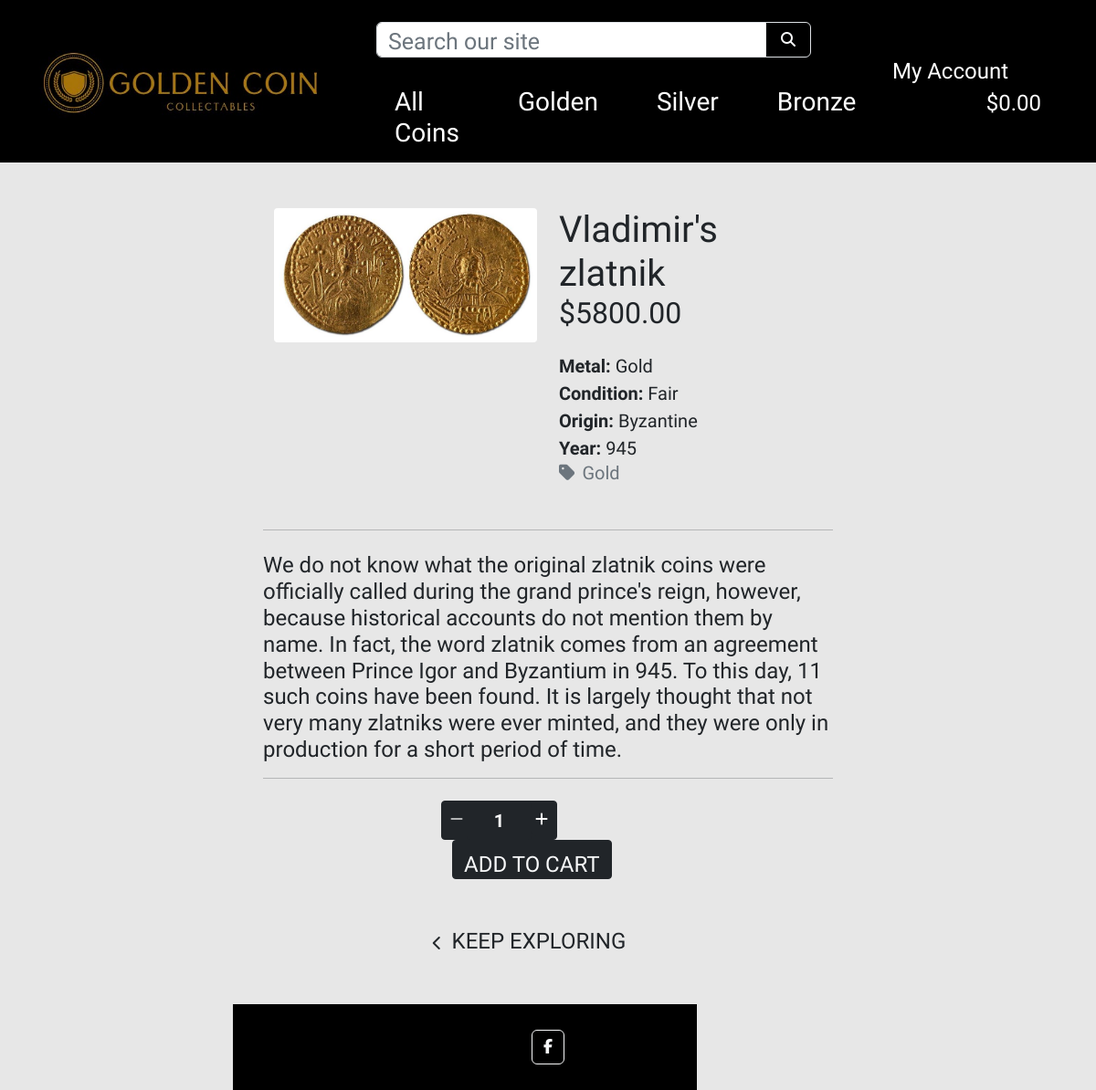
/coins/1/, run on the app's committed database.
### coins/models.py (models this page shows, shortened)
class Coins(models.Model):
    metal = models.ForeignKey('Metal', null=True, blank=True, on_delete=models.SET_NULL)
    sku = models.CharField(max_length=254, null=True, blank=True)
    name = models.CharField(max_length=254)
    description = models.TextField()
    quantity = models.IntegerField(default=0)
    price = models.DecimalField(max_digits=6, decimal_places=2)
    origin = models.CharField(max_length=254)
    year = models.CharField(max_length=20)
    condition = models.CharField(max_length=20, choices=CONDITION_CHOICES, default=None)
    era = models.CharField(max_length=20, choices=ERA_CHOICES, default=None)
    image_url = models.URLField(max_length=1024, null=True, blank=True)
    image = models.ImageField(null=True, blank=True)
    class Meta:
        verbose_name_plural = 'Coins'

class Metal(models.Model):
    name = models.CharField(max_length=254)
    friendly_name = models.CharField(max_length=254, null=True, blank=True)
    def __str__(self):
        return self.name
    class Meta:
        verbose_name_plural = 'Metals'

### coins/views.py (the view)
# urls.py: path('<int:coins_id>/', views.coins_detail, name='coins_detail'),
def coins_detail(request, coins_id):
    coins = get_object_or_404(Coins, pk=coins_id)
    context = {
        'coins': coins,
    }
    return render(request, 'coins/coins_detail.html', context)

### cart/contexts.py (called while the page is built, shortened)
def cart_contents(request):
    cart_items = []
    total = 0
    coins_count = 0
    cart = request.session.get('cart', {})
    grand_total = total
    context = {
        'cart_items': cart_items,
        'total': total,
        'coins_count': coins_count,
        'grand_total': grand_total,
    }
    return context

### coins/templates/coins/coins_detail.html (shortened to what this page needs)
{% extends "base.html" %}
{% load static %}
{% block content %}
    <div class="overlay"></div>
    <div class="container-fluid offset">
        <div class="row">
            <div class="col-12 col-md-6 col-lg-4 offset-lg-2">
                <div class="image-container my-5">
                    {% if coins.image %}
                        <a href="{{ coins.image.url }}" target="_blank">
                            <img class="card-img-top rounded-1 img-fluid" src="{{ coins.image.url }}" alt="{{ coins.name }}">
                        </a>
                        {% else %}
                        <a href="">
                            <img class="card-img-top img-fluid" src="{{ MEDIA_URL }}noimage.png" alt="{{ coins.name }}">
                        </a>
                    {% endif %}
                </div>
            </div>
            <div class="col-12 col-md-6 col-lg-4">
                <div class="product-details-container mb-5 mt-md-5">
                    <p class="mb-0 h1">{{ coins.name }}</p>
                    <p class="h2 mb-0 text-left font-weight-bold mb-4">${{ coins.price }}</p>
                    <p class="lead mb-0 text-capitalize"><span class="fw-bold">Metal:</span> {{ coins.metal }}</p>
                    <p class="lead mb-0 text-capitalize"><span class="fw-bold">Condition:</span> {{ coins.condition }}</p>
                    <p class="lead mb-0"><span class="fw-bold">Origin:</span> {{ coins.origin }}</p>
                    <p class="lead mb-0"><span class="fw-bold">Year:</span> {{ coins.year }}</p>
                    {% if coins.metal %}
                    <p class="mb-0">
                        <a class="text-muted h5 text-decoration-none" href="{% url 'coins' %}?metal={{ coins.metal.name }}">
                            <i class="fas fa-tag me-2"></i>{{ coins.metal.friendly_name }}
                        </a>
                    </p>
                    {% endif %}
                </div>
            </div>
        </div>
    </div>
    <div class="col-12 col-md-8 mx-auto">
        <hr class="w-100 m-auto mb-4">
        <p class="h4">{{ coins.description }}</p>
        <hr class="mb-4">
    </div>
    <div>
        <form class="form" action="{% url 'add_to_cart' coins.id %}" method="POST">
            <div class="container w-25 mt-4">
                <div class="row text-center">
                    <div class="col-md-auto text-center form-group border border-dark bg-dark text-white rounded-1 p-0 add-to-cart">
                        <div class="input-group input-group-{{ coins.id }}">
                            <div class="input-group-prepend ">
                                <button class="decrement-qty btn border-0 ps-1 pe-0 text-white decrement-qty_{{ coins.id }}"
                                    data-item_id="{{ coins.id }}">
                                    <span class="icon">
                                        <i class="fas fa-minus"></i>
                                    </span>
                                </button>
                            </div>
                            <input class="form-control qty_input text-center fw-bold rounded-1 w-auto px-0 border-0 bg-dark text-white id_qty_{{ coins.id }}" type="number"
                                name="quantity" value="1" min="1" max="99"
                                data-item_id="{{ coins.id }}"
                                id="id_qty_{{ coins.id }}"
                                style="font-size: 20px; width: 50px">
                            <div class="input-group-append">
                                <button class="increment-qty btn border-0 pe-1 ps-0 bg-dark text-white increment-qty_{{ coins.id }}"
                                    data-item_id="{{ coins.id }}">
                                    <span class="icon">
                                        <i class="fas fa-plus"></i>
                                    </span>
                                </button>
                            </div>
                        </div>
                    </div>
                    <div class="col-md-auto">
                        <input type="submit" class="btn rounded-1 text-uppercase border border-dark pt-2 add-to-cart add-btn bg-dark text-light" value="Add to Cart">
                    </div>
                </div>
            </div>
            <div class="col{% if s %}-12 mt-2{% endif %} text-center">
                <a href="{% url 'coins' %}" class="btn btn-outline-black mt-5 me-5 border-0">
                    <span class="icon">
                        <i class="fas fa-chevron-left"></i>
                    </span>
                    <span class="text-uppercase h4">Keep Exploring</span>
                </a>
            </div>
        </form>
    </div>
{% endblock %}

### static/css/base.css (style rules this page uses)
html { height: 100%; }
body { display: flex; min-height: 100vh; flex-direction: column; background-color: rgb(231, 231, 231); height: calc(100vh - 164px); font-family: 'Tenali Ramakrishna'; }
input::placeholder { transform: translateY(5px); font-size: 25px; }
.overlay { height: 100%; width: 100%; top: 0; left: 0; position: fixed; background: rgb(231, 231, 231); z-index: -1; }
.offset { margin-top: 180px; }
.add-to-cart { height: 43px; font-size: 24px; }
.icon { align-items: center; display: inline-flex; justify-content: center; height: 1.5rem; width: 1.5rem; }
input[type=number] { -moz-appearance: textfield; }
@media (min-width: 1200px) { .container { max-width: 80%; } }

### data on the page
Coins: image (picture), name "Vladimir's zlatnik", price "5800.00", metal "Gold", condition "Fair", origin "Byzantine", year "945", metal.friendly_name "Gold", description "We do not know what the original zlatnik coins were officially called during the grand prince's reign, however, because historical accounts do not mention them by name. In fact, the word zlatnik comes from an agreement between Prince Igor and Byzantium in 945. To this day, 11 such coins have been found. It is largely thought that not very many zlatniks were ever minted, and they were only in production for a short period of time.", quantity "1"
